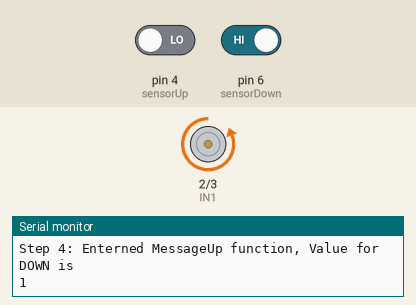
Recording of a sketch running on a simulated Arduino Uno, built with avr-gcc and run on an emulated ATmega328P. On the bench: motor-driver pin pairs drawn as motors (green arrow = first pin HIGH = forward, orange = second pin HIGH = backward, longer = more drive), the last lines printed to the serial monitor. Inputs (shaded band) come from the test bench; at power-on: pin 6 (sensorDown) HIGH, pin 4 (sensorUp) LOW. The ROS host is connected and sends only what is stated.

Above: at 0.8 s.
0.9 s: pin 6 (sensorDown) driven LOW
At 1.3 s:
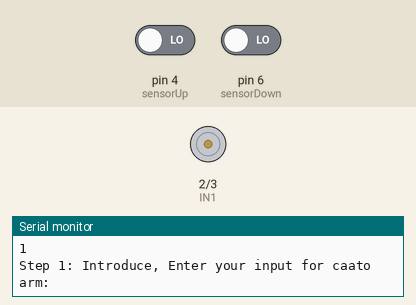
Timing chart, 0 to 3.9 s (numbered marks = the images above; inputs shaded):
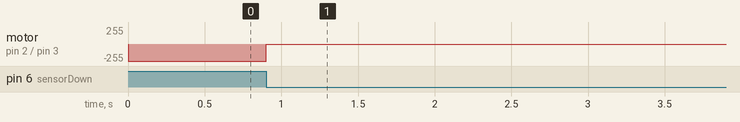

Measured:
- after the input at 0.9 s, motor on pin 2 (IN1) / pin 3 (IN2): backward 255/255 → stopped at once

The sketch:

bb_ros.ino
```cpp
#define SENSORPIN_L 7
#define SENSORPIN_R 12

#define USE_USBCON

#include <ros.h>
#include <std_msgs/String.h>
#include <std_msgs/Int16.h>
#include <std_srvs/SetBool.h>
using std_srvs::SetBool;

const uint16_t serverPort = 11411;
ros::NodeHandle nh;

std_msgs::Int16 arm_status_msg;
ros::Publisher arm_status("arm_status", &arm_status_msg);

std_msgs::Int16 trolley_dock_status_msg;
ros::Publisher trolley_dock_status("trolley_dock_status", &trolley_dock_status_msg);

void callback_srv(const SetBool::Request & req, SetBool::Response & res);

ros::ServiceServer<SetBool::Request, SetBool::Response> trolley_dock_server("trolley_lifting_arm_srv", &callback_srv);


const int IN1 = 2, IN2 = 3, PWM = 1;
const int sensorDown = 6, sensorUp = 4, SensorPinL = 7, sensorPinR = 12;

int user_input = 0, UP = 3, DOWN = 3; // a variable to read the encoder state

int sensorStateL = 2, sensorStateR = 2, sensorState = 2;

int position_state = 2, dock_state = 2;

int start_state = 0;

void messageDown()
{
  check_sensors();
  Serial.println("Step 4: Enterned MessageUp function, Value for DOWN is");
  Serial.println(DOWN);
  if (DOWN)
    Motor_Backward(200);
}


void setup()
{
  Serial.begin(9600);

  nh.initNode();
  nh.advertise(arm_status);
  nh.advertise(trolley_dock_status);
  nh.advertiseService(trolley_dock_server);

  pinMode(IN1, OUTPUT);
  pinMode(IN2, OUTPUT);
  pinMode(PWM, OUTPUT);
  pinMode(sensorDown, INPUT);
  pinMode(sensorUp, INPUT);
  pinMode(SensorPinL, INPUT);
  pinMode(sensorPinR, INPUT);

  messageDown();
}

void loop()
{
  if ( start_state == 0)
  {
    while (!Serial);
    Serial.println("Step 1: Introduce, Enter your input for caato arm:");
    start_state = 1;
  }

  //arm_status_msg.data = 0; //1 is up, 0 is down
  arm_status_msg.data = position_state;
  arm_status.publish(&arm_status_msg);

  //trolley_dock_status_msg.data = 0; //1 docked, 0 is not docked
  trolley_dock_status_msg.data = dock_state;
  trolley_dock_status.publish(&trolley_dock_status_msg);
  nh.spinOnce();
  delay(100);
}

void messageUP()
{
  check_sensors();
  Serial.print("Step 4: Entered MessageUp function, Value for Up is");
  Serial.println(UP);
  check_sensors();
  if (UP)
    Motor_Forward(200);
}


void messageBR()
{
  check_sensors();
  Motor_Brake();
}

void Motor_Forward(int Speed) {
  while (1)
  {
    check_sensors();
    //Serial.println("Step 5: Motor forward function");
    digitalWrite(IN1, HIGH);
    digitalWrite(IN2, LOW);
    analogWrite(PWM, Speed);
    if (UP == 0)
    {
      Motor_Brake();
      start_state = 0;
      delay(100);
      check_bb();
      if (sensorState == 0) {
        Serial.println("Docked");
        dock_state = 1;
        break;
      }
      else {
        Serial.println("Not Docked");
        messageDown();
        dock_state = 0;
        break;
      }
      break;
    }
  }
}

void Motor_Backward(int Speed) {
  while (1)
  {
    check_sensors();
    //    Serial.println("Motor backward function");
    digitalWrite(IN1, LOW);
    digitalWrite(IN2, HIGH);
    analogWrite(PWM, Speed);
    position_state = 0;
    if (DOWN == 0)
    {
      Motor_Brake();
      start_state = 0;
      dock_state = 0;
      break;
    }
  }

}

void Motor_Brake() {
  digitalWrite(IN1, LOW);
  digitalWrite(IN2, LOW);
}

void check_sensors()
{
  UP = digitalRead(sensorUp);
  DOWN = digitalRead(sensorDown);
  if (UP && DOWN)
    position_state = 2;
  else if (UP && !DOWN)
    position_state = 0;
  else
    position_state = 1;
}

void check_bb()
{
  sensorStateL = digitalRead(SENSORPIN_L); //1 if not broken (not docked), 0 if broken (docked)
  sensorStateR = digitalRead(SENSORPIN_R); //1 if not broken (not docked), 0 if broken (docked)

  if (sensorStateL == 0 && sensorStateR == 0) { //docked
    sensorState = 0;
    dock_state = 1;
    //Serial.println("Docked");
  }
  else {
    sensorState = 1;
    dock_state = 0;
    //Serial.println("Not Docked");
  }
}

void callback_srv(const SetBool::Request & req, SetBool::Response & res) {

  if (position_state == req.data)
  {
    res.success = true;
    res.message = "already in position";
    return;
  }
  if (req.data)
  {
    messageUP();
    check_bb();
    if (dock_state == 1)
    {
      res.success = true;
      res.message = "dock successful";
      return;
    }
    else
    {
      res.success = false;
      res.message = "failed to dock";
      return;
    }

    res.success = false;
    res.message = "failed to dock";
    return;
    //if successful, res.success = true, res.message= ""
    //if failed, res.success = false, res.message= "type the issue here"
  }
  else
  {
    messageDown();
    res.success = true;
    res.message = "moved downwards";
  }
}
```
